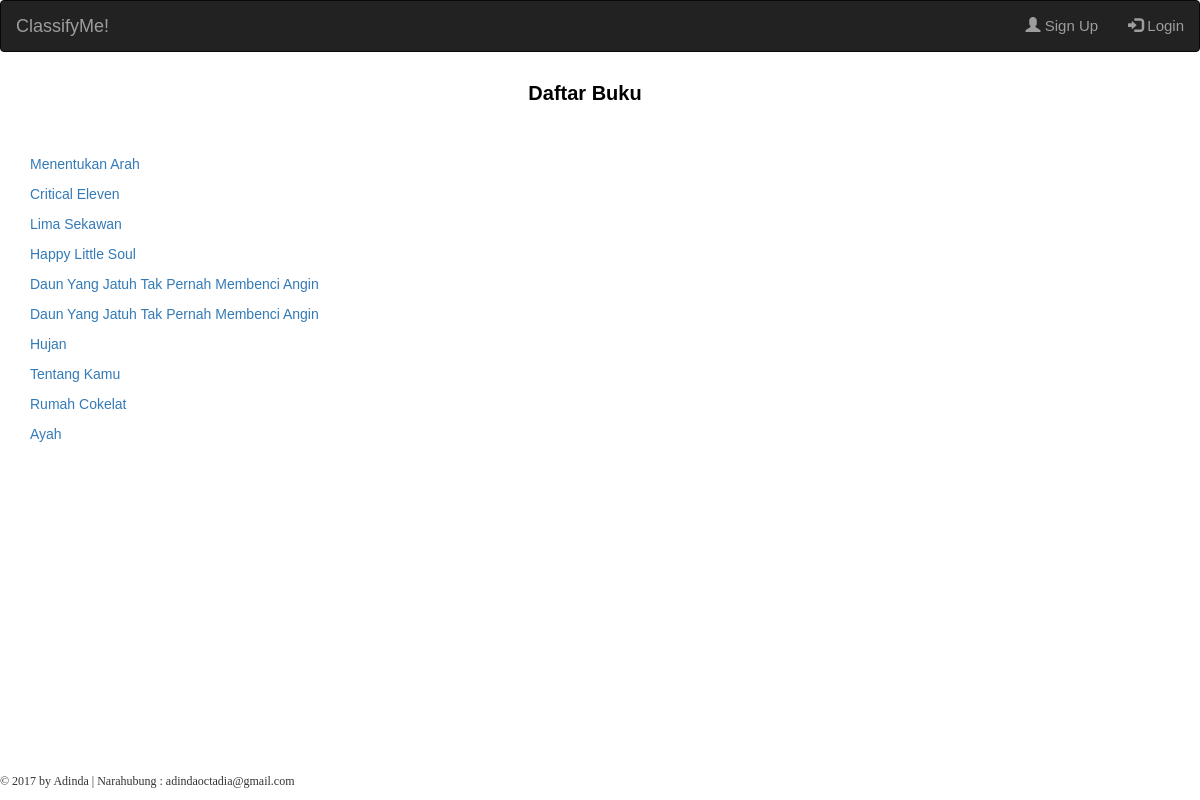
Screenshot of /classifyme/input/data/ with the database file from the repository.
### classifyme/models.py (models this page shows, shortened)
class Buku(models.Model):
    penulis = models.CharField(max_length=20)
    judul = models.CharField(max_length=100)
    penerbit = models.CharField(max_length=30)
    tahun_terbit = models.CharField(max_length=4)
    ulasan = models.FileField(blank=True, null=True, upload_to='files/%Y/%m/%d/')

### classifyme/views.py (the view)
# urls.py: url(r'^classifyme/input/data/$', views.data, name='data'),
def data(request):
    context = {}
    buku_query = Buku.objects.all()
    context['buku'] = buku_query
    return render(request, 'classifyme/data.html', context)

### templates/classifyme/data.html (shortened to what this page needs)
{% extends 'classifyme/base.html' %}
{% block content %}
<div class="content container">
  <div class="row">
    <div class="col-md-12">
          <h4><strong>Daftar Buku</strong></h4>
          <br>
          <br>
          {% for q in buku %}
            <p><a href="{% url 'classifyme:textmining' q.id%}">{{q.judul}}</a></p>
          {% endfor %}
          <br>
    </div>
  </div>
</div>
{% endblock %}

### static/classifyme.css (style rules this page uses)
body { font-family: 'Arial'; margin: 0; width: 100%; height: 100%; }
.row { display: table; width: 100%; }
h4 { font-size: 20px; text-align: center; color: black; }

### rows the page displays
Buku: judul "Menentukan Arah"
Buku: judul "Critical Eleven"
Buku: judul "Lima Sekawan"
Buku: judul "Happy Little Soul"
Buku: judul "Daun Yang Jatuh Tak Pernah Membenci Angin"
Buku: judul "Daun Yang Jatuh Tak Pernah Membenci Angin"
Buku: judul "Hujan"
Buku: judul "Tentang Kamu"
Buku: judul "Rumah Cokelat"
Buku: judul "Ayah"
